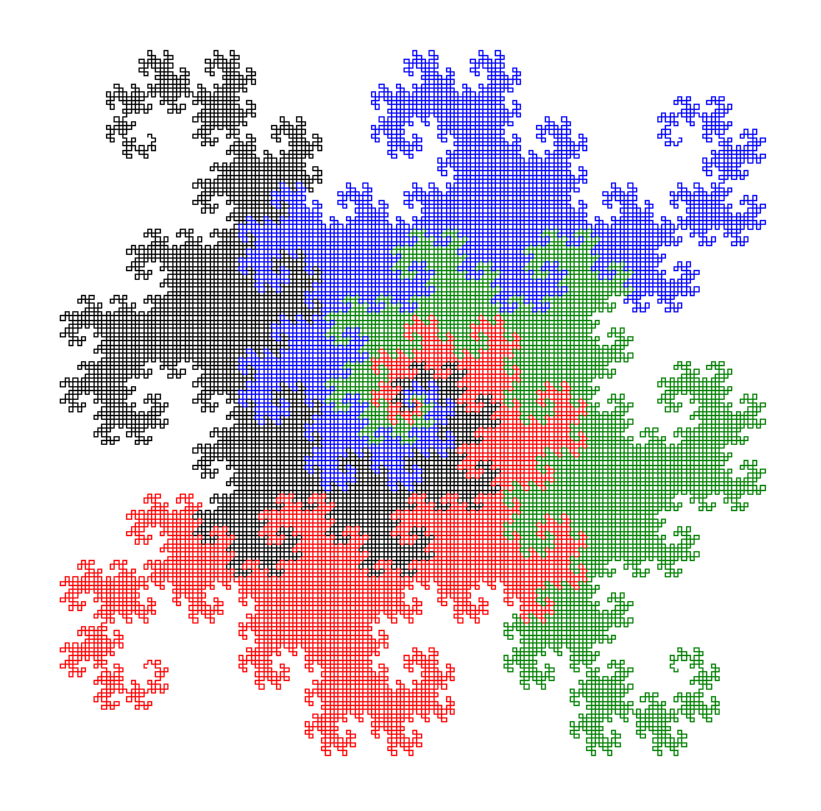
#> input picture complex field sets/quadro dragon 12.png, 821 x 811 px, found by its file name
$ python 'image modification.py'
#> lines starting #> are read from the running program, lines starting #| are printed output that depends on the picture; after the words box and inside, x2 and y2 are one past the last pixel; in counts of white or black regions, pixels touching at a corner belong together
# -*- coding: utf-8 -*-
"""
Created on Sun Aug 20 22:29:30 2023

@author: sagar
"""

from skimage import io, color
import matplotlib.pyplot as plt
from skimage.util import img_as_ubyte
import numpy as np

import matplotlib
matplotlib.rcParams['figure.dpi']=700 # highres display


image=io.imread("D:\\Codes\\complex field sets\\quadro dragon 12.png")
#> image is the input picture: shape (811, 821, 4); mean R, G, B, A 212.9, 205.9, 213.2, 255
image=color.rgba2rgb(image)
#> image: shape (811, 821, 3) float64
image=img_as_ubyte(image)

def grayscale(point):
    val=(point[0])**2+(point[1])**2+(point[2])**2
    return(val)

X=image.shape[0]
#> X = 811
Y=image.shape[1]
#> Y = 821
print(image.shape)
#| (811, 821, 3)

plt.imshow(image)
plt.axis('off')
plt.show()

print(X)
#| 811
print(Y)
#| 821

for i in range(X):
    for j in range(Y):
        if(image[i][j][0]==255 and image[i][j][1]==255 and image[i][j][2]==255):
            image[i][j]=[49,49,49]
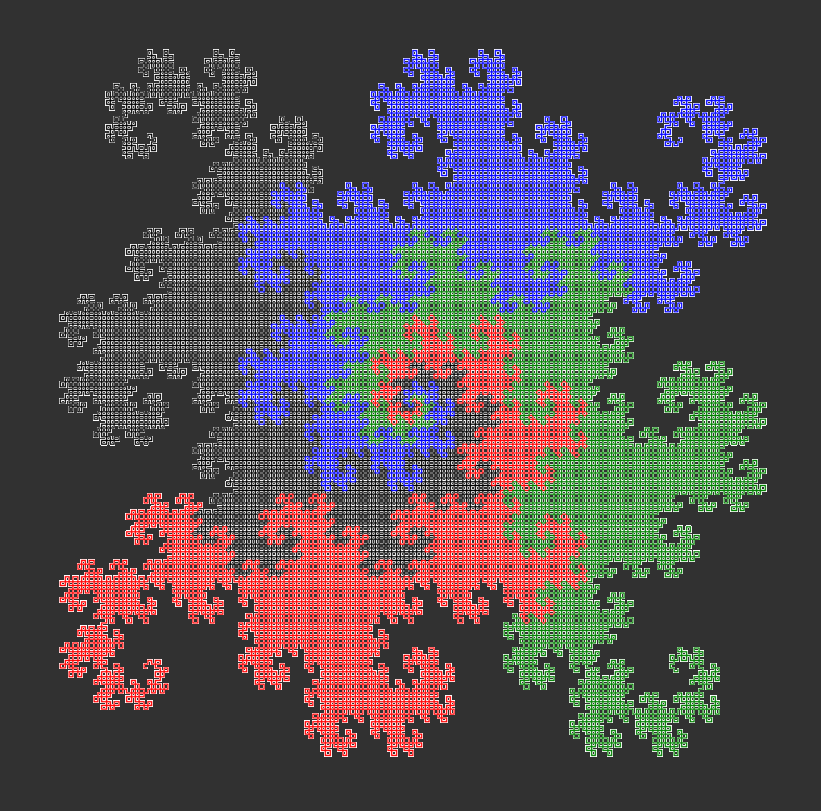
#> image: shape (811, 821, 3); mean R, G, B 83.3, 76.3, 83.6

for i in range(X):
    for j in range(Y):
        if(image[i][j][0]==255 and (image[i][j][1]>80 or image[i][j][2]>80)):
            image[i][j]=[255,0,0]
        elif(image[i][j][1]>100 and (image[i][j][0]<100 or image[i][j][2]<100)):
            image[i,j]=[4,140,4]
        elif(image[i][j][2]>230 and (image[i][j][0]>80 or image[i][j][1]>80)):
            image[i][j]=[0,0,255]
        elif(image[i][j][0]==image[i][j][1] and image[i][j][0]==image[i][j][2] and image[i][j][0]>=50):
            image[i][j]==[0,0,0]
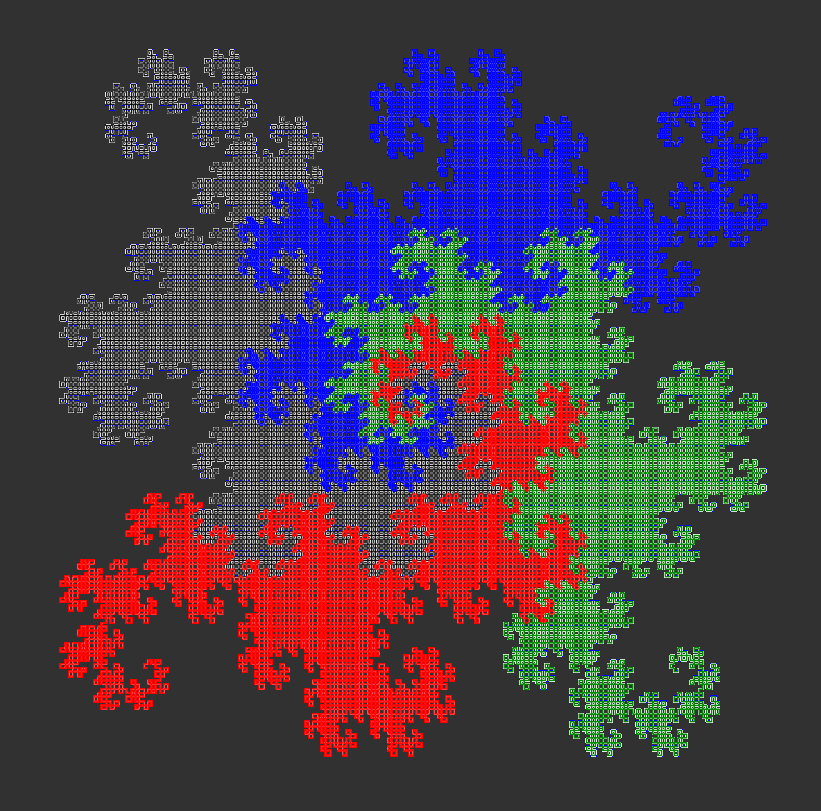
#> image: shape (811, 821, 3); 15.04% of pixels changed, all inside (x1, y1, x2, y2) = (59, 49, 767, 757)

for i in range(X):
    for j in range(Y):
        if(image[i][j][0]==49 and image[i][j][1]==49 and image[i][j][2]==49):
            image[i][j]=[255,255,255]
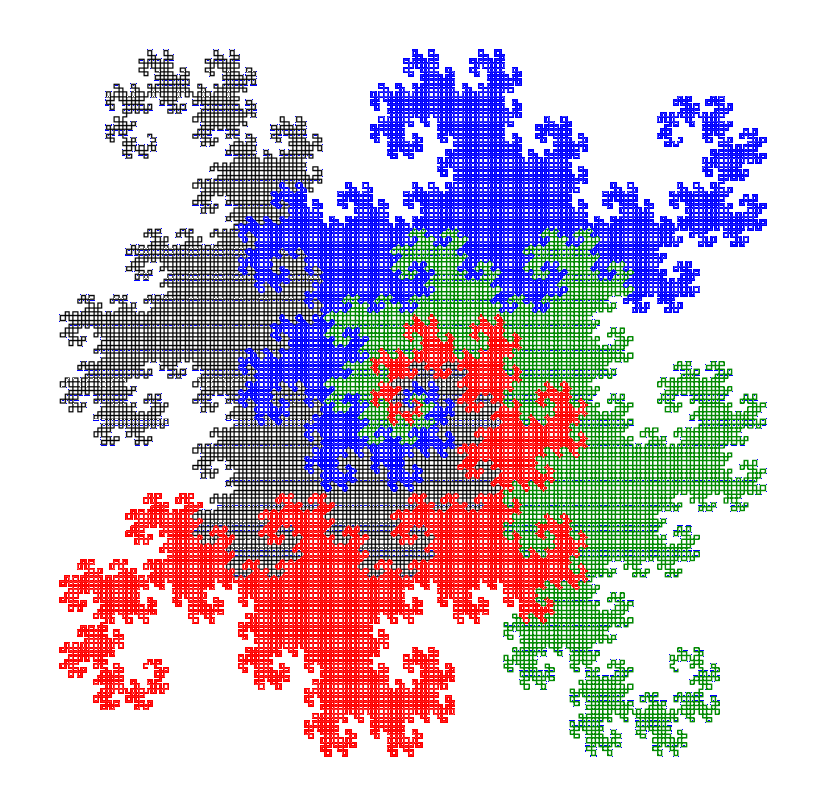
#> image: shape (811, 821, 3); mean R, G, B 201.5, 188.3, 203.7

plt.imshow(image)
plt.axis('off')
plt.show()

$ run again, with complex field sets/quadro dragon 14.png copied over complex field sets/quadro dragon 12.png
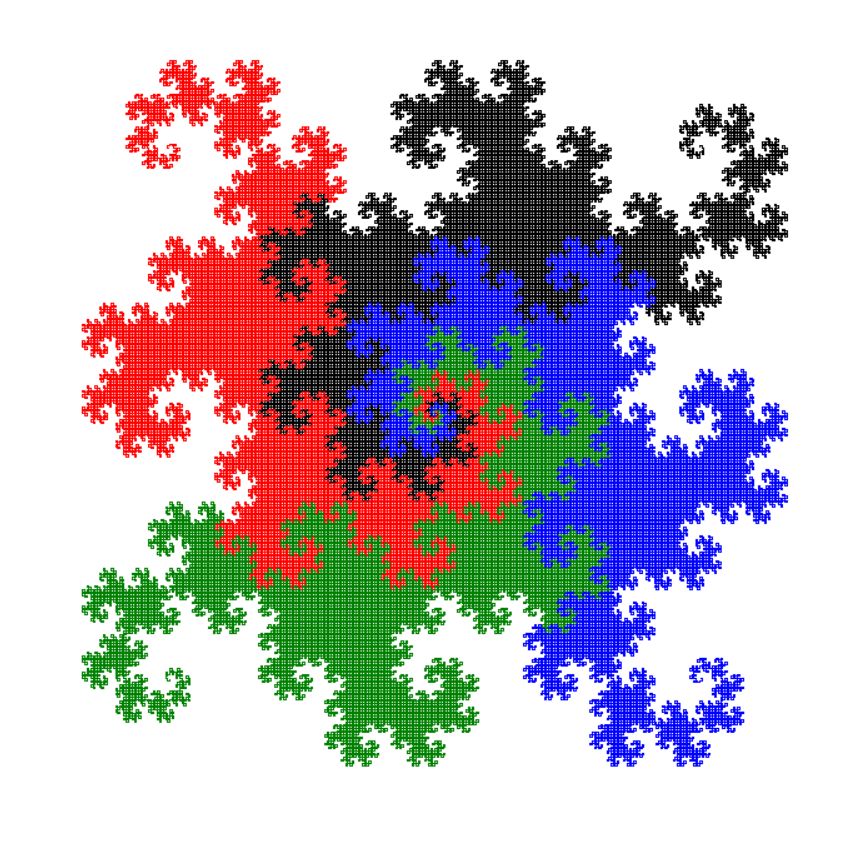
#> input picture complex field sets/quadro dragon 14.png, 862 x 847 px, found by its file name
#> image is the input picture: shape (847, 862, 4); mean R, G, B, A 190.9, 180.2, 191.6, 255
#| (847, 862, 3)
#| 847
#| 862
#> after the loop `for i in range(X):`:
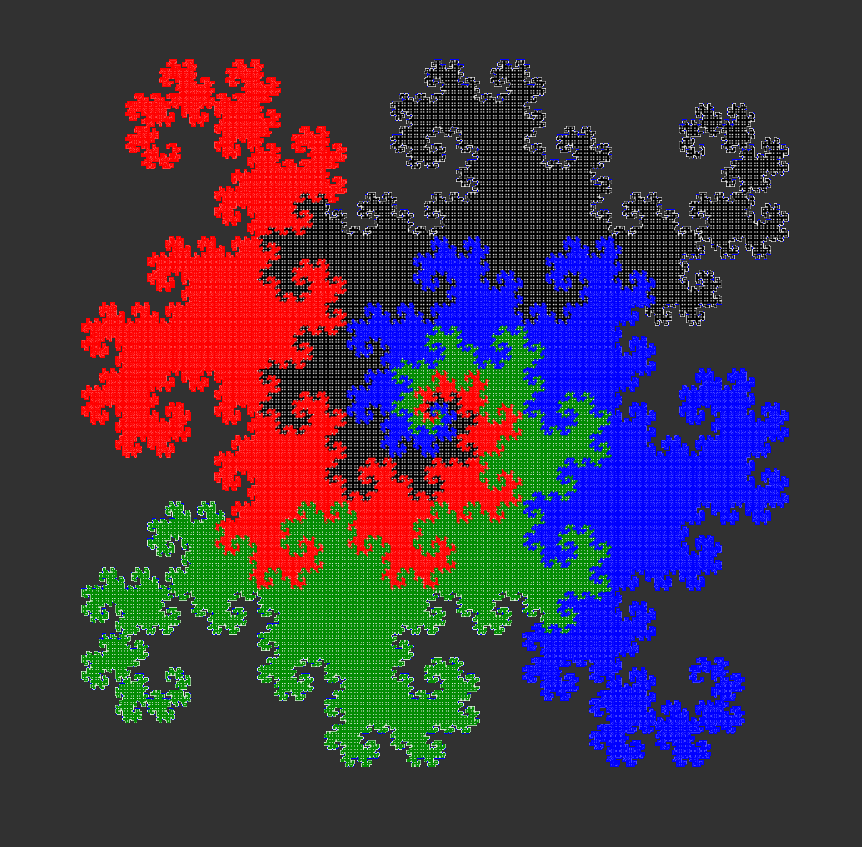
#> image: shape (847, 862, 3); mean R, G, B 65.2, 52.4, 66.8
#> after the loop `for i in range(X):`:
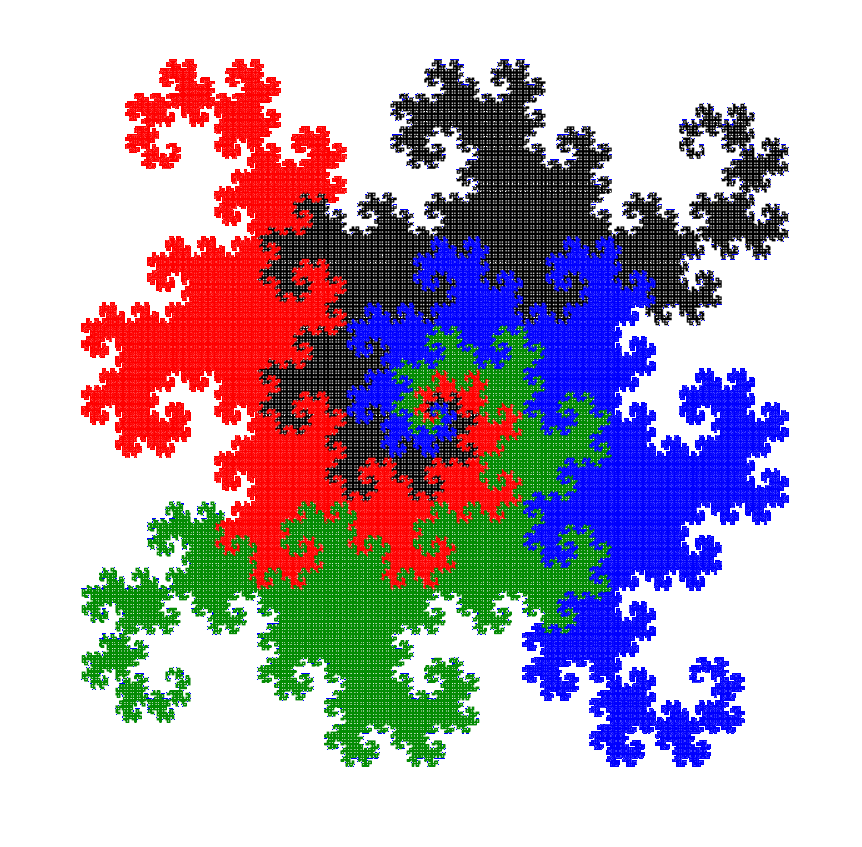
#> image: shape (847, 862, 3); mean R, G, B 184.6, 171.8, 186.2
